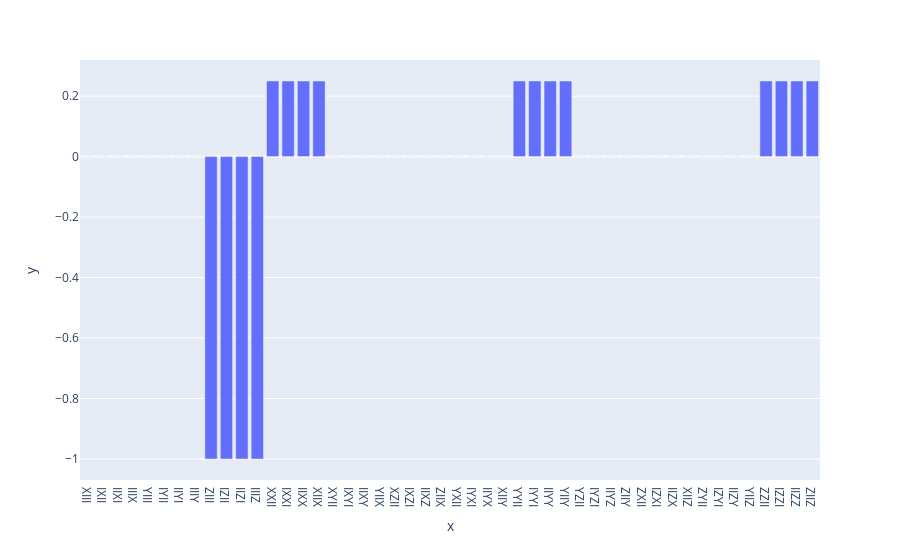

Write notebook code for a chart like this one.
### Markdown cell above
The idea with this setup is going to be to incorporate some symmetry to our Hamiltonian such that we can use it to reduce the number of parameters in our Ansatz and speed up our simulation. We are going to start with a periodic ansatz so that we can have translational symmetry.

### Code cell
Ho=lattice_hamiltonian(num_qubits:= 4,1/4,-1,["Z"],["XX","YY","ZZ"],periodic=True)
basis = KLocalPauliBasis(2,num_qubits,True)
co = basis.pauli_to_vector(Ho)
px.bar(x=basis.paulis_list,y=np.real(co))

### Figure 1 — Plotly figure (JSON) as saved in the notebook; plotly's stock layout.template omitted (floating-point values rounded to 4 significant figures)
{"data": [{"alignmentgroup": "True", "hovertemplate": "x=%{x}<br>y=%{y}<extra></extra>", "legendgroup": "", "marker": {"color": "#636efa", "pattern": {"shape": ""}}, "name": "", "offsetgroup": "", "orientation": "v", "showlegend": false, "textposition": "auto", "type": "bar", "x": ["XIII", "IXII", "IIXI", "IIIX", "YIII", "IYII", "IIYI", "IIIY", "ZIII", "IZII", "IIZI", "IIIZ", "XXII", "IXXI", "IIXX", "XIIX", "XYII", "IXYI", "IIXY", "YIIX", "XZII", "IXZI", "IIXZ", "ZIIX", "YXII", "IYXI", "IIYX", "XIIY", "YYII", "IYYI", "IIYY", "YIIY", "YZII", "IYZI", "IIYZ", "ZIIY", "ZXII", "IZXI", "IIZX", "XIIZ", "ZYII", "IZYI", "IIZY", "YIIZ", "ZZII", "IZZI", "IIZZ", "ZIIZ"], "xaxis": "x", "y": [0, 0, 0, 0, 0, 0, 0, 0, -1, -1, -1, -1, 0.25, 0.25, 0.25, 0.25, 0, 0, 0, 0, 0, 0, 0, 0, 0, 0, 0, 0, 0.25, 0.25, 0.25, 0.25, 0, 0, 0, 0, 0, 0, 0, 0, 0, 0, 0, 0, 0.25, 0.25, 0.25, 0.25], "yaxis": "y"}], "layout": {"barmode": "relative", "legend": {"tracegroupgap": 0}, "margin": {"t": 60}, "xaxis": {"anchor": "y", "domain": [0, 1], "title": {"text": "x"}}, "yaxis": {"anchor": "x", "domain": [0, 1], "title": {"text": "y"}}}}
